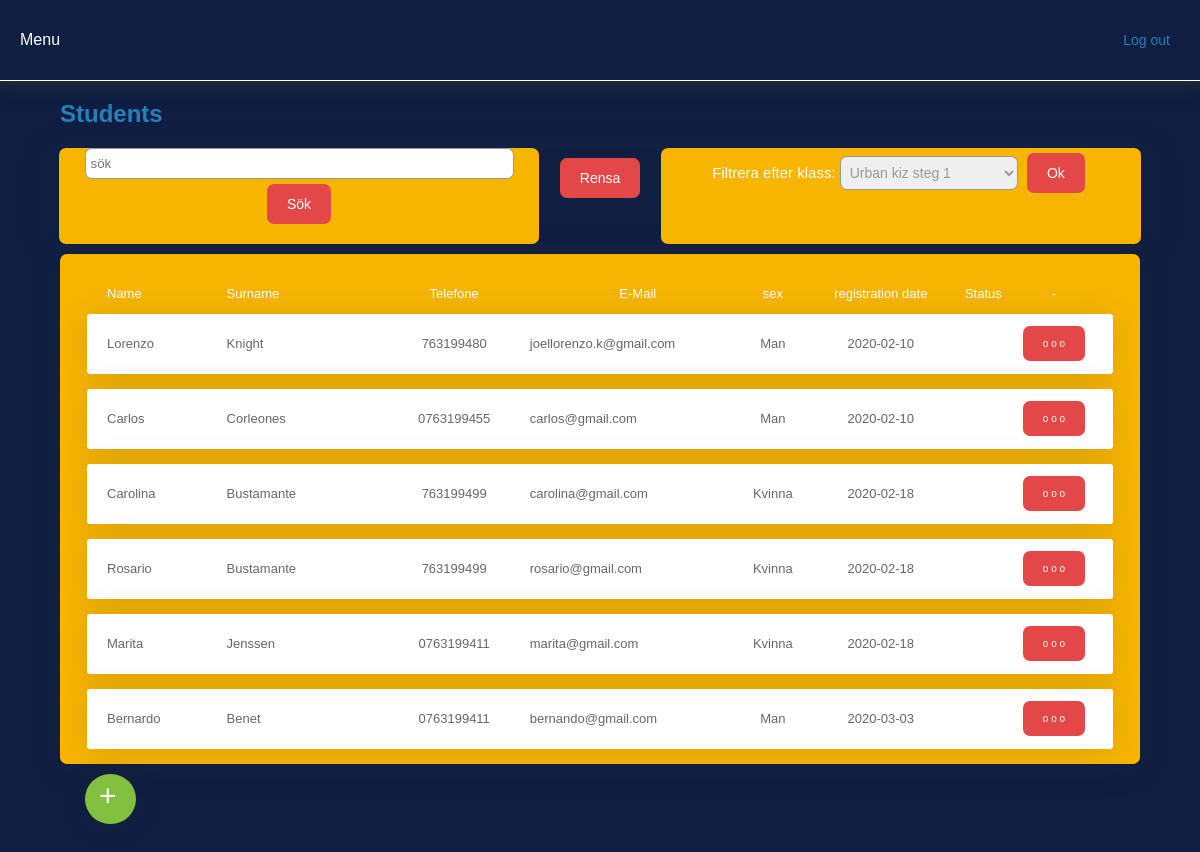
/admin/students_old.php (signed in), run on an earlier commit of the app's database.
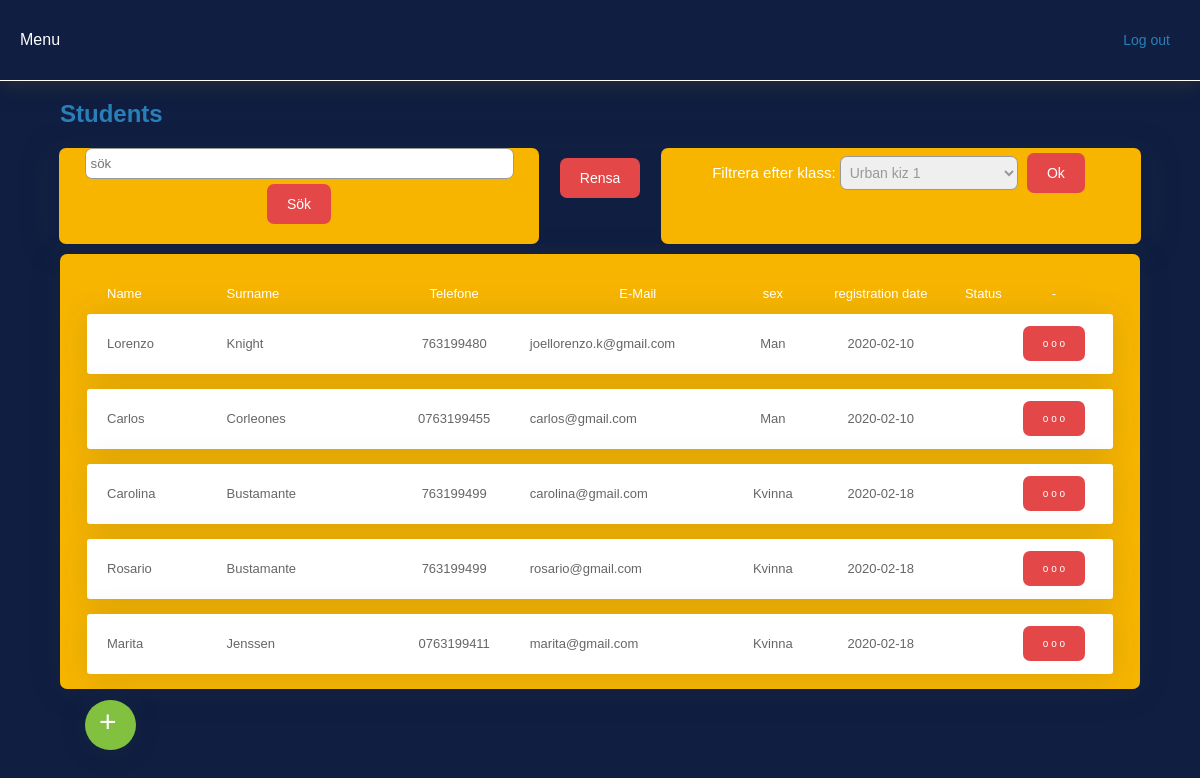
And on a later commit of the database.
### tables this page shows
CREATE TABLE `inscriptions` (
  `id_insc` int(11) NOT NULL,
  `date` date DEFAULT NULL,
  `year` varchar(255) DEFAULT NULL,
  `month` varchar(255) DEFAULT NULL,
  `day` varchar(255) DEFAULT NULL,
  `time` time DEFAULT NULL,
  `id_student` int(11) DEFAULT NULL,
  `sex` varchar(11) DEFAULT NULL,
  `term` int(11) DEFAULT NULL,
  `term_start` date DEFAULT NULL,
  `term_stop` date DEFAULT NULL,
  `package` varchar(255) DEFAULT NULL,
  `course_1` int(11) DEFAULT NULL,
  `course_2` int(11) DEFAULT NULL,
  `course_3` int(11) DEFAULT NULL,
  `course_4` int(11) DEFAULT NULL,
  `course_s1` int(11) DEFAULT NULL,
  `promocode` varchar(255) DEFAULT NULL,
  `status` int(11) DEFAULT NULL,
  `done` int(11) DEFAULT '0',
  `payment` int(11) DEFAULT NULL,
  `total` double DEFAULT NULL
);

CREATE TABLE `students` (
  `id_student` int(11) UNSIGNED NOT NULL,
  `date` datetime DEFAULT NULL,
  `year` varchar(255) DEFAULT NULL,
  `month` varchar(255) DEFAULT NULL,
  `day` varchar(255) DEFAULT NULL,
  `time` time DEFAULT NULL,
  `name` varchar(255) DEFAULT NULL,
  `surname` varchar(255) DEFAULT NULL,
  `email` varchar(255) DEFAULT NULL,
  `password` varchar(255) DEFAULT NULL,
  `personal_number` varchar(255) DEFAULT NULL,
  `telephone` varchar(255) DEFAULT NULL,
  `adress` varchar(255) DEFAULT NULL,
  `post` int(11) DEFAULT NULL,
  `city` varchar(255) DEFAULT NULL,
  `sex` varchar(255) DEFAULT NULL,
  `agree` varchar(255) DEFAULT NULL,
  `package` varchar(255) DEFAULT NULL,
  `status` varchar(255) DEFAULT NULL,
  `rank` int(11) DEFAULT NULL,
  `via` int(11) DEFAULT NULL
);

### inc/funciones.php (called while the page is built, shortened)
<?php
if (!function_exists("GetSQLValueString")) {
function GetSQLValueString($theValue, $theType, $theDefinedValue = "", $theNotDefinedValue = "")
{
  global $con;
  $theValue = function_exists("mysqli_real_escape_string") ? mysqli_real_escape_string($con, $theValue) : mysqli_escape_string($con,$theValue);
  switch ($theType) {
    case "long":
    case "int":
      $theValue = ($theValue != "") ? intval($theValue) : "NULL";
      break;
  }
  return $theValue;
}
}
	?>
	<?php
function ObtenerNombreStudent($nombreS)
{
	global $con;
	$query_ConsultaFuncion = sprintf("SELECT name FROM students WHERE id_student = %s ",
		 GetSQLValueString($nombreS, "int"));
	$ConsultaFuncion = mysqli_query($con,  $query_ConsultaFuncion) or die(mysqli_error($con));
	$row_ConsultaFuncion = mysqli_fetch_assoc($ConsultaFuncion);
	return $row_ConsultaFuncion["name"];
}
function ObtenerApellidoStudent($apellidoS)
{
	global $con;
	$query_ConsultaFuncion = sprintf("SELECT surname FROM students WHERE id_student = %s ",
		 GetSQLValueString($apellidoS, "int"));
	$ConsultaFuncion = mysqli_query($con,  $query_ConsultaFuncion) or die(mysqli_error($con));
	$row_ConsultaFuncion = mysqli_fetch_assoc($ConsultaFuncion);
	return $row_ConsultaFuncion["surname"];
}
function ObtenerTelefonoStudent($telefonoS)
{
	global $con;
	$query_ConsultaFuncion = sprintf("SELECT telephone FROM students WHERE id_student = %s ",
		 GetSQLValueString($telefonoS, "int"));
	$ConsultaFuncion = mysqli_query($con,  $query_ConsultaFuncion) or die(mysqli_error($con));
	$row_ConsultaFuncion = mysqli_fetch_assoc($ConsultaFuncion);
	return $row_ConsultaFuncion["telephone"];
}
function ObtenerEmailStudent($emailS)
{
	global $con;
	$query_ConsultaFuncion = sprintf("SELECT email FROM students WHERE id_student = %s ",
		 GetSQLValueString($emailS, "int"));
	$ConsultaFuncion = mysqli_query($con,  $query_ConsultaFuncion) or die(mysqli_error($con));
	$row_ConsultaFuncion = mysqli_fetch_assoc($ConsultaFuncion);
	return $row_ConsultaFuncion["email"];
}
function sex($sex)
{
	global $con;
	$query_ConsultaFuncion = sprintf("SELECT sex FROM students WHERE id_student = %s ",
		 GetSQLValueString($sex, "int"));
	$ConsultaFuncion = mysqli_query($con,  $query_ConsultaFuncion) or die(mysqli_error($con));
	$row_ConsultaFuncion = mysqli_fetch_assoc($ConsultaFuncion);
	return $row_ConsultaFuncion["sex"];
}
			?>

### admin/inc/students_list_old.php (the view, shortened to what the changed rows need)
<div class="search">
    <div class="filter">
        <form action="students_old.php" method="get" name="formfilter" id="formfilter">
            Filtrera efter klass:
            <select class="textf" style="font-size: 14px; color: #999;" name="course" id="course">
            <?php
            if ($totalRows_DatosCourse_filter > 0) {
            do { ?>
            <option value="<?php echo $row_DatosCourse_filter['id_course'];?>"><?php echo $row_DatosCourse_filter['name'];?></option>
            <?php } while ($row_DatosCourse_filter = mysqli_fetch_assoc($DatosCourse_filter));
            }
            ?>
            </select>
            <button type="submit" class="button_small">Ok</button>
        </form>
    </div>
</div>
<div class="user_div">
    <?php if ($row_DatosConsulta > 0) {  ?>
    <?php do { ?>
        <table width="100%" cellspacing="0" class="table_user" style="margin: 0 auto 15px; box-shadow: 0 .15rem 2rem 0 rgba(58,59,69,.15)!important;">
            <tr class="line" height="60">
                <td width="12%" nowrap="nowrap" align="left" style="padding: 0 0 0 20px;"><?php echo ObtenerNombreStudent($row_DatosConsulta['id_student']); ?></td>
                <td width="15%" nowrap="nowrap" align="left" style="padding: 0 0 0 10px;"><?php echo ObtenerApellidoStudent($row_DatosConsulta['id_student']); ?></td>
                <td width="14%" nowrap="nowrap" align="center" style="padding: 0 0 0 0;"><?php echo ObtenerTelefonoStudent($row_DatosConsulta['id_student']); ?></td>
                <td width="20%" nowrap="nowrap" align="left" style="padding: 0 0 0 0;"><?php echo ObtenerEmailStudent($row_DatosConsulta['id_student']); ?></td>
                <td width="5%" nowrap="nowrap" align="center" style="padding: 0 0 0 0;"><?php echo sex($row_DatosConsulta['id_student']); ?></td></td>
                <td width="15%" nowrap="nowrap" align="center" style="padding: 0 0 0 0;"><?php echo $row_DatosConsulta['date']; ?></td>
                <td width="4%" nowrap="nowrap" align="center" style="padding: 0 0 0 0;"><?php echo status($row_DatosConsulta['status']); ?></td>
                <td width="10%" nowrap="nowrap" align="center" style="padding: 0 10px 0 0;">
                <div class="arternative">
                    <button class="artbtn">o o o</button>
                </div>
                </td>
            </tr>
        </table>
    <?php } while ($row_DatosConsulta = mysqli_fetch_assoc($DatosConsulta));
    } ?>
</div>

What changed in the data, as far as the page shows it:
no longer on this page (row edited): inscriptions: id_student.name "Bernardo", id_student.surname "Benet", id_student.telephone "0763199411", id_student.email "bernando@gmail.com", id_student.sex "Man", date "2020-03-03"
Also different on the page:
form field course: "Urban kiz steg 1" → "Urban kiz 1"
